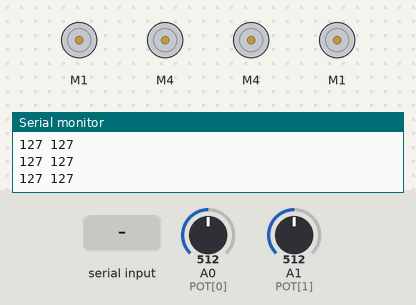
Bench run of a sketch on a simulated Arduino Uno, built with avr-gcc and run on an emulated ATmega328P. Shown: 4 × DC motor (green arrow = forward, orange = backward, longer = faster), the last lines printed to the serial monitor. Inputs (shaded band) come from the test bench; at power-on: A0 (POT[0]) = 512, A1 (POT[1]) = 512.

Above: at 1.3 s.
1.4 s: "90,45A" received over Serial
At 2.7 s:
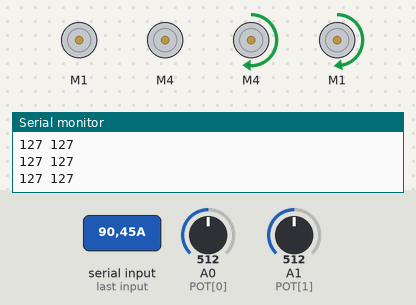
3.9 s: A0 (POT[0]) set to 716
At 4.8 s:
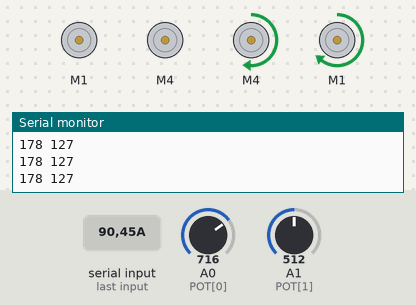
5.4 s: A1 (POT[1]) set to 716
At 6.5 s:
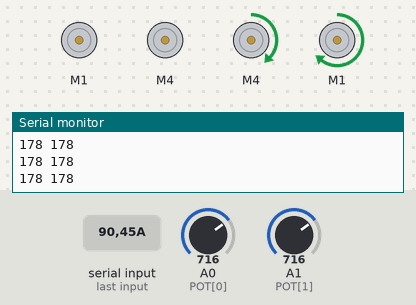
6.9 s: "5A" received over Serial
At 9.1 s:
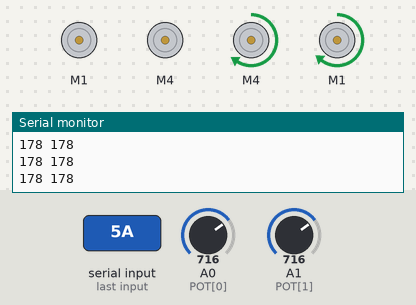
9.4 s: A0 (POT[0]) set to 900
At 10.3 s:
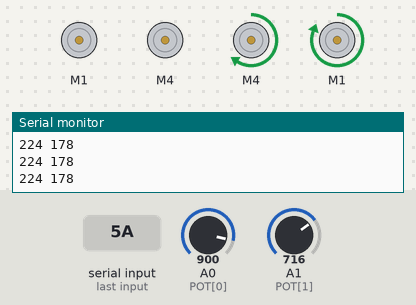
10.9 s: A1 (POT[1]) set to 900
At 12.0 s:
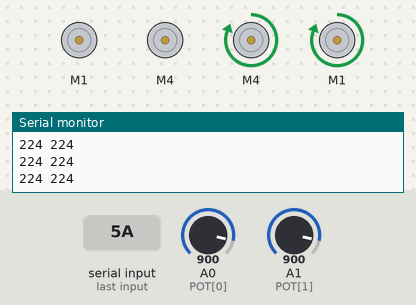
Timing chart, 0 to 13.4 s (numbered marks = the images above; inputs shaded):
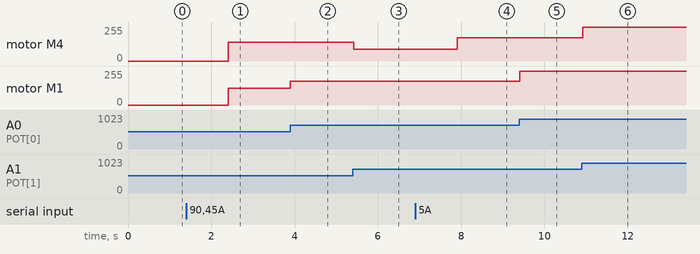

The sketch:

Simulator-AFMotorShield.ino
```cpp
#include <AFMotor.h>
#include <SoftwareSerial.h>

#define THRESHOLD 30
#define MINSPEED 140
#define MAXSPEED 255

#define LEFT 1
#define RIGHT 0

// Motors position on AFMotor Shield
AF_DCMotor motorR(1);
AF_DCMotor motorL(4);
AF_DCMotor motors[2] = {motorR, motorL};

// Potentiometer pins
int POT[2] = {A0, A1};

// Desired position (Destination)
int DEST[2] = {128, 128};
// Actual position of motor
int POS[2] = {128, 128};

SoftwareSerial bluetooth(A4, A5);

void setup() {
  Serial.begin(115200);
  bluetooth.begin(9600);
  motorR.run(RELEASE);
  motorL.run(RELEASE);
  delay(100);
}

void loop() {
  if (Serial.available() > 0) setDest();
  getPos();
  setMotor(LEFT);
  setMotor(RIGHT);
  delay(20);
}

// Read desired position from Serial
void setDest(){
  DEST[LEFT] = (Serial.readStringUntil('A')).toInt();
  DEST[RIGHT] = (Serial.readStringUntil('B')).toInt();
  Serial.println("RECEIVED");
}

// Read the position of the potentiometers/motors
int getPos() {
  POS[RIGHT] = map(analogRead(POT[RIGHT]), 0, 1023, 0, 255);
  POS[LEFT] = map(analogRead(POT[LEFT]), 0, 1023, 0, 255);
  Serial.println((String)POS[0] + " " + POS[1]);
}

// Calculate the speed of motor based on its distance from the desired position
int getSpd(int motor){
  int dist = abs(DEST[motor] - POS[motor]);

  if (dist <= 80) return MINSPEED;
  else if (dist >= 200) return MAXSPEED;
  else return dist;
}

// Calculate the direction of rotation
int getDir(int motor){
  int dir = POS[motor] - DEST[motor];

  // RELEASE if close to DEST
  if(abs(dir) <= THRESHOLD) return RELEASE;

  // Otherwise return direction
  if (dir >= 0) return FORWARD;
  else return BACKWARD;
}

void setMotor(int motor){
  motors[motor].run(getDir(motor));
  motors[motor].setSpeed(getSpd(motor));
}
```

Measured:
- after the input at 1.4 s, motor M4: stopped → forward 140/255 after 1.0 s; motor M1: stopped → forward 127/255 after 1.0 s
- after the input at 3.9 s, motor M1: forward 127/255 → forward 178/255 at once
- after the input at 5.4 s, motor M4: forward 140/255 → forward 88/255 at once
- after the input at 6.9 s, motor M4: forward 88/255 → forward 173/255 after 1.0 s
- after the input at 9.4 s, motor M1: forward 178/255 → forward 255/255 at once
- after the input at 10.9 s, motor M4: forward 173/255 → forward 255/255 at once
